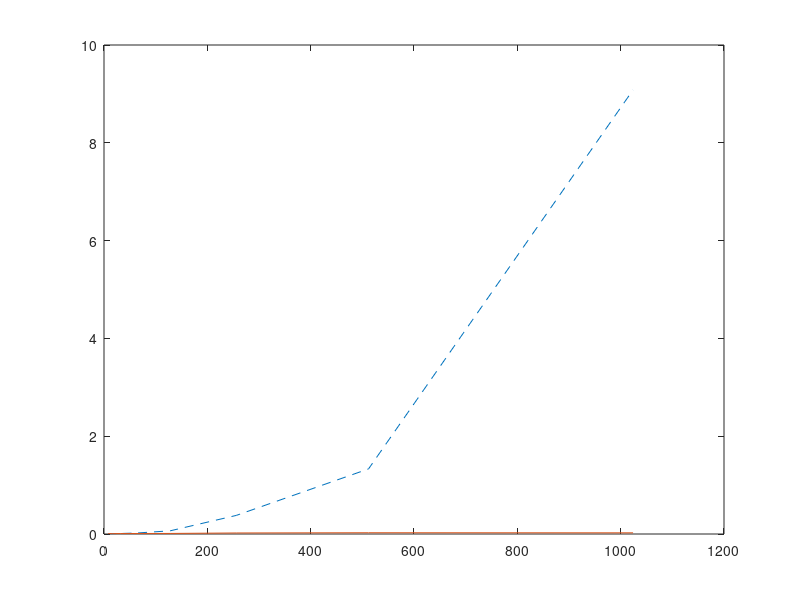
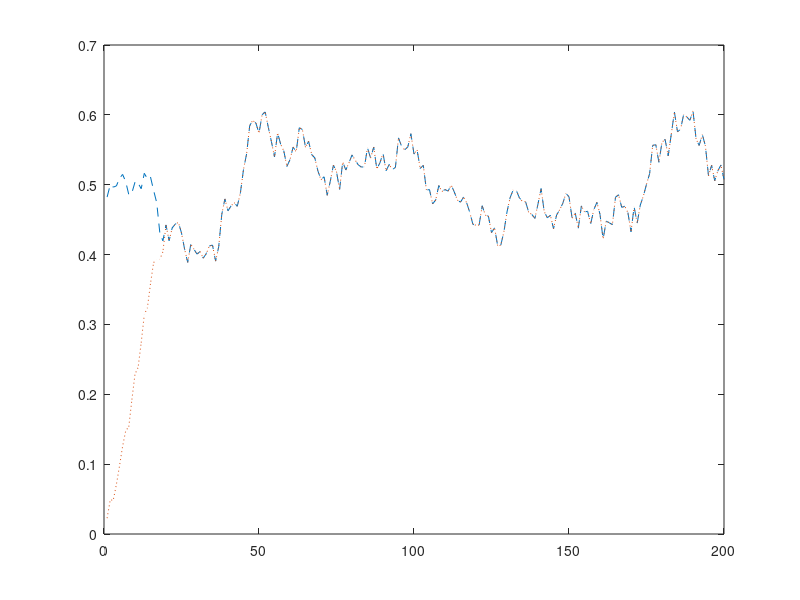
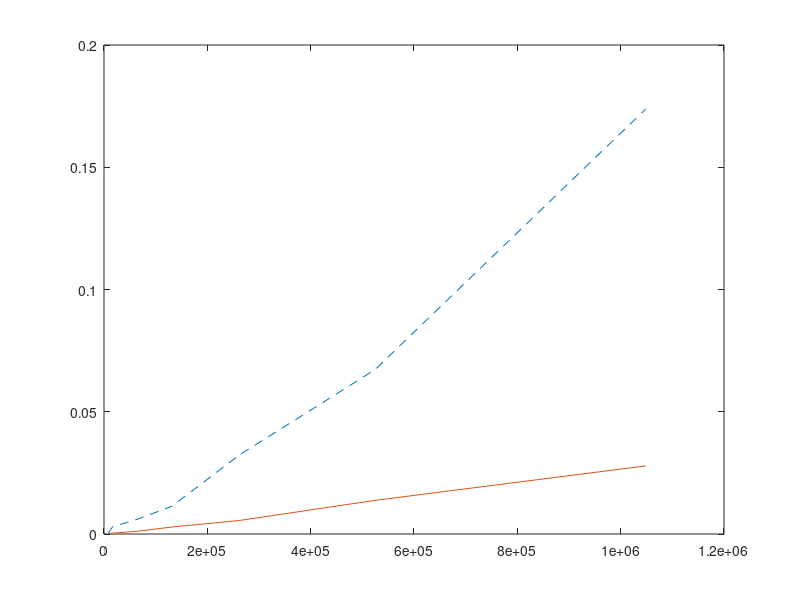

Write the MATLAB code that produced these figures, in order. (Note: this script raises an error after producing the figures.)
%% 3.10
close all;

fftCalcTimes = zeros(1, 8);
dftCalcTimes = zeros(1,8);
nValues = zeros(1,8);

for i = 0:7
    N = 8*2^i;
    nValues(i+1) = N;
    F = exp(-2*pi*1i*(0:N-1)'*(0:N-1)/N);

    tic;
    for k=1:1000
        X = F*rand(N,1);
    end;
    dftCalcTimes(i+1) = toc;

    tic;
    for k=1:1000
        X = fft(rand(N,1));
    end;
    fftCalcTimes(i+1) = toc;
end

figure;
plot(nValues, dftCalcTimes, '--', nValues, fftCalcTimes, '-');

%% 3.11
close all;

samples = 8192;
offset = 20;
signal = rand(1, samples);

h=0.05*[ones(1,offset), zeros(1, samples-offset)];

y1 = ifft(fft(signal).*fft(h));
y2 = conv(signal, h);

n = 1:200;
figure;
plot( n, real( y1(n) ), '--', n, y2(n), ':' );

fftConvTimes = zeros(1, 8);
funcConvTimes = zeros(1,8);
nValues = zeros(1,8);

for i = 0:7
    samples = 8192*2^i;
    nValues(i+1) = samples;
    signal = rand(1, samples);
    h=0.05*[ones(1,offset), zeros(1, samples-offset)];

    tic;
    for k=1:1
        y1 = ifft(fft(signal).*fft(h));
    end;
    fftConvTimes(i+1) = toc;

    tic;
    for k=1:1
        y2 = conv(signal, h);
    end;
    funcConvTimes(i+1) = toc;
end

figure;
plot(nValues, fftConvTimes, '--', nValues, funcConvTimes, '-');


%% 3.12
close all;

corrupt = load('corrupt.mat');
handel = load('handel.mat');

Fs = handel.Fs;
y = handel.y(1:2^16);
z = corrupt.z(1:2^16);

h = ifft(fft(z).*fft(y));

for i = 1:10
    disp(['h(n) at n=' num2str(i) ':' num2str(h(i))]);
end

